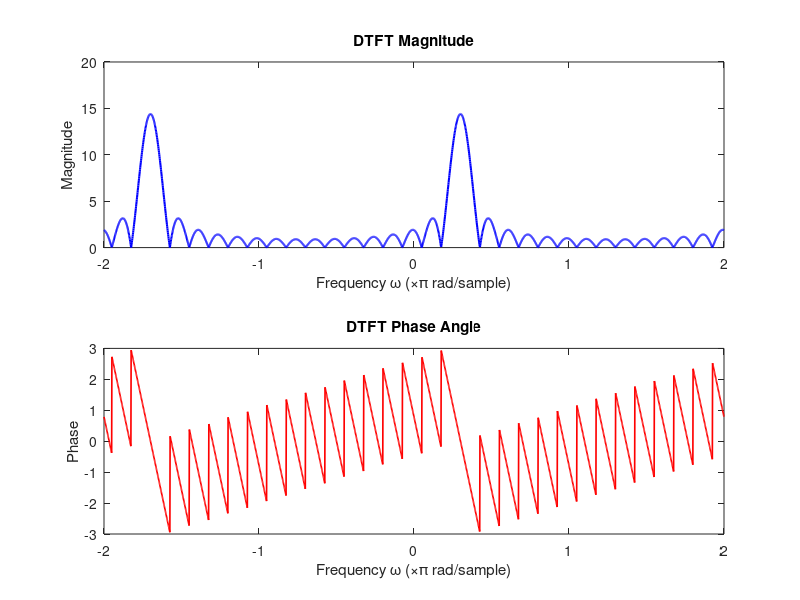

The MATLAB source for this figure:
clc; close all; 
n = 0:15;                              
x = 0.9 * exp(1i * 3 * pi * n / 10);   
w = -2*pi : 0.005 : 2*pi;               
X = x * exp(-1i * (n' * w));
wshift = w + 2*pi;
Xshifted = x * exp(-1i * (n' * wshift));
max_error = max(abs(X - Xshifted));
if max_error < 1e-12
    disp('Periodicity has been verified');
else
    disp('Periodicity has not been verified.');
end
subplot(2,1,1);
plot(w/pi, abs(X), 'b', 'LineWidth', 1.5);
title('DTFT Magnitude');
xlabel('Frequency \omega (\times\pi rad/sample)');
ylabel('Magnitude');
subplot(2,1,2);
plot(w/pi, angle(X), 'r', 'LineWidth', 1.2);
title('DTFT Phase Angle');
xlabel('Frequency \omega (\times\pi rad/sample)');
ylabel('Phase');
